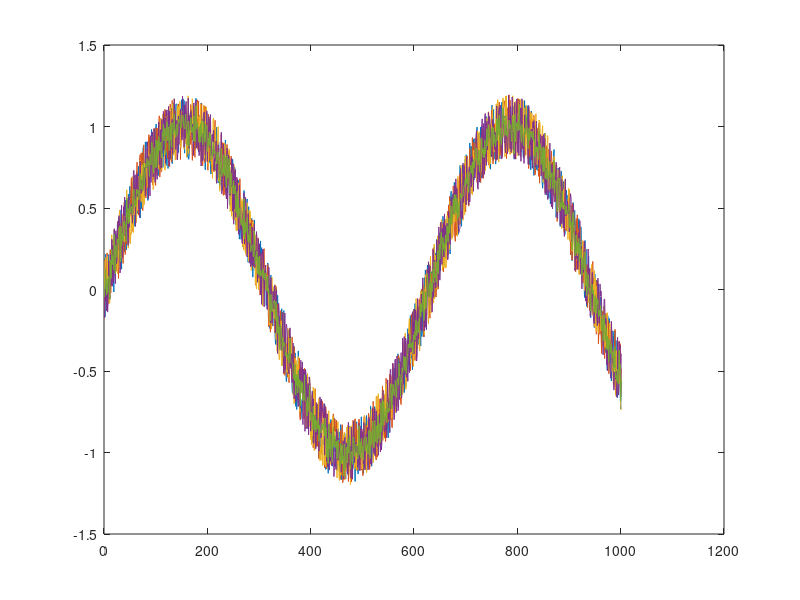

MATLAB code to generate this figure:
t = 0:0.01:10

function y = generate(t)
  n = 2 .* rand(1, length(t)) - 1
  y = sin(t) + 0.2 * n
endfunction

y1 = generate(t)
plot(y1)
y2 = generate(t)
y3 = generate(t)
y4 = generate(t)
y5 = 0.25*(y1 + y2 + y3 + y4)

plot(y1)
hold on
plot(y2)
plot(y3)
plot(y4)
plot(y5)
hold off

# Das Rauschen von y5 ist deutlich zurück gegangen (entspricht mehr einer Linie)